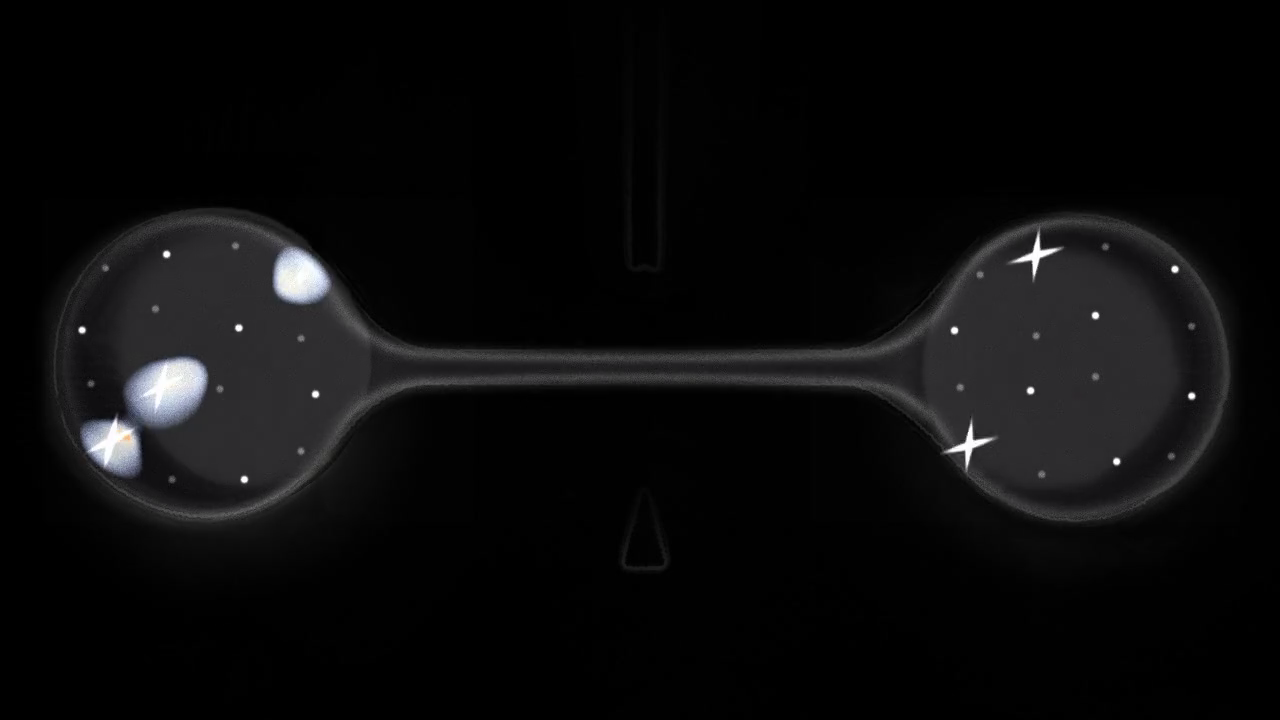
#> input picture frame 20 of video-analyzer/test.mp4, 1280 x 720 px
$ python video-frame-analyzer.py
#> lines starting #> are read from the running program, lines starting #| are printed output that depends on the picture
import cv2
import numpy as np
# import matplotlib.pyplot as plt

# img = cv2.imread('sample-frame.png')
# img = cv2.cvtColor( img, cv2.COLOR_BGR2RGB) #convert it to RGB channel


def main():
    aoes = [[375,400,145,170]] #areas of interest
    # electrodes_data = []

    video_path = "test.mp4"
    cap = cv2.VideoCapture(video_path)

    if not cap.isOpened():
        print("Error: Could not open video.")
        return

    ave_image = np.zeros((10, 10, 3), np.uint8)
    electrodes_values = np.zeros((10,10,3), np.uint8)
    hist = np.zeros((10, 10, 3), np.uint8)
    hist[:] = [0,255,0]

    while True:
        ret, frame = cap.read()
#> frame is the input picture: shape (720, 1280, 3); mean B, G, R 11.7, 11.2, 11.3

        # Loop back to the beginning of the video file when video ends
        if not ret:
            break
            # cap.release()
            # cap = cv2.VideoCapture(video_path)  # Reset to the beginning of the video
            # continue


        for aoe in aoes:
            # crop frame around the AOE
            crop_img = frame[aoe[0]:aoe[1], aoe[2]:aoe[3]] #crop the image

            # get average pixel color
            mean_px = np.mean(crop_img, axis=(0,1)) #calculate the mean of the image
            # electrodes_data.append(mean_px)

            ave_image[:] = mean_px
            electrodes_values = np.concatenate((electrodes_values, ave_image), axis=1)
            hist = np.concatenate((hist, ave_image), axis=1)
            # print(mean_px)

            # Draw a rechtange around the AOE
            frame = cv2.rectangle(frame, (aoe[2], aoe[0]), (aoe[3], aoe[1]), (0, 255, 0), 1)

            cv2.imshow("Frame Activity", ave_image)
            cv2.imshow("Cropped Frame", crop_img)
#> this loop made 1 pass
#> mean_px on pass 1: [238.9, 233, 229.3]
#> pass 1, in main, `crop_img = frame[aoe[0]:aoe[1], aoe[2]:aoe[3]]`:
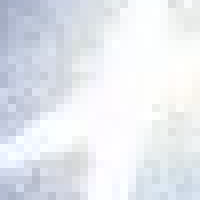
#> crop_img: shape (25, 25, 3) (shown 8 times larger); mean B, G, R 238.9, 233, 229.3
#> pass 1, in main, `cv2.imshow("Cropped Frame", crop_img)`:
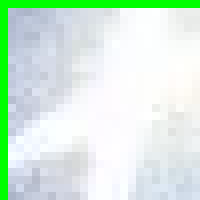
#> window 'Cropped Frame': shape (25, 25, 3) (shown 8 times larger); mean B, G, R 221.2, 236.4, 213.3

        # show all the frames
        cv2.imshow("Video", frame)

        # Press 'q' to exit the loop
        if cv2.waitKey(1) & 0xFF == ord("q"):
#> (key q is pressed here)
            break

    # print(electrodes_data)
    cv2.imshow("Histogram", hist)
    cap.release()

    cv2.waitKey(0)
    cv2.destroyAllWindows()

if __name__ == "__main__":
    main()

# cv2.imshow("Current Frame", img)

# cv2.waitKey(0)
# cv2.destroyAllWindows()

$ run again, starting later in the video
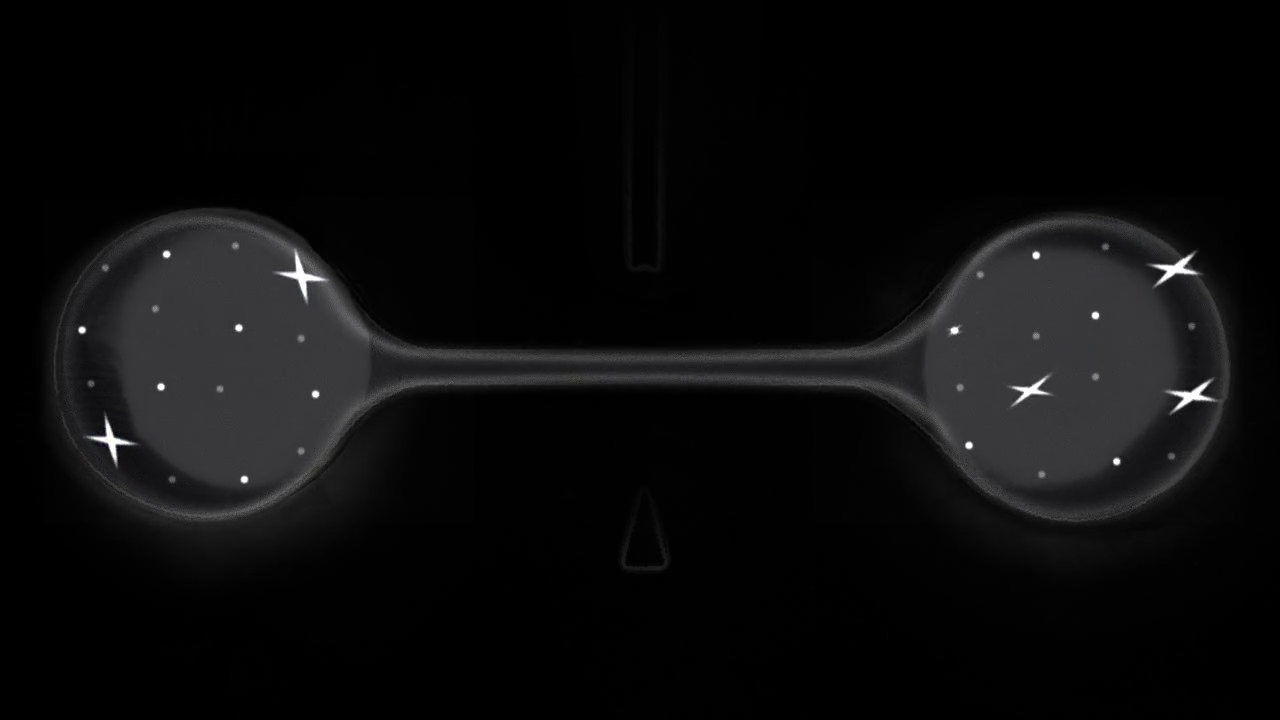
#> input picture frame 93 of video-analyzer/test.mp4, 1280 x 720 px
#> in main, frame is the input picture: shape (720, 1280, 3); mean B, G, R 11.9, 11.6, 11.7
#> the loop in main, `for aoe in aoes:` made 1 pass
#> mean_px on pass 1: [70.79, 68.8, 69.8]
#> pass 1, in main, `crop_img = frame[aoe[0]:aoe[1], aoe[2]:aoe[3]]`:
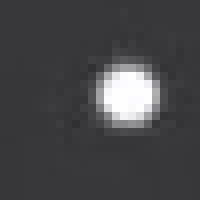
#> crop_img: shape (25, 25, 3) (shown 8 times larger); mean B, G, R 70.8, 68.8, 69.8
#> pass 1, in main, `cv2.imshow("Cropped Frame", crop_img)`:
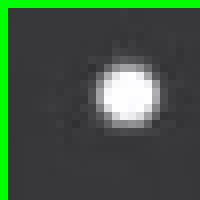
#> window 'Cropped Frame': shape (25, 25, 3) (shown 8 times larger); mean B, G, R 66.4, 84.5, 65.4

$ run again, starting later in the video
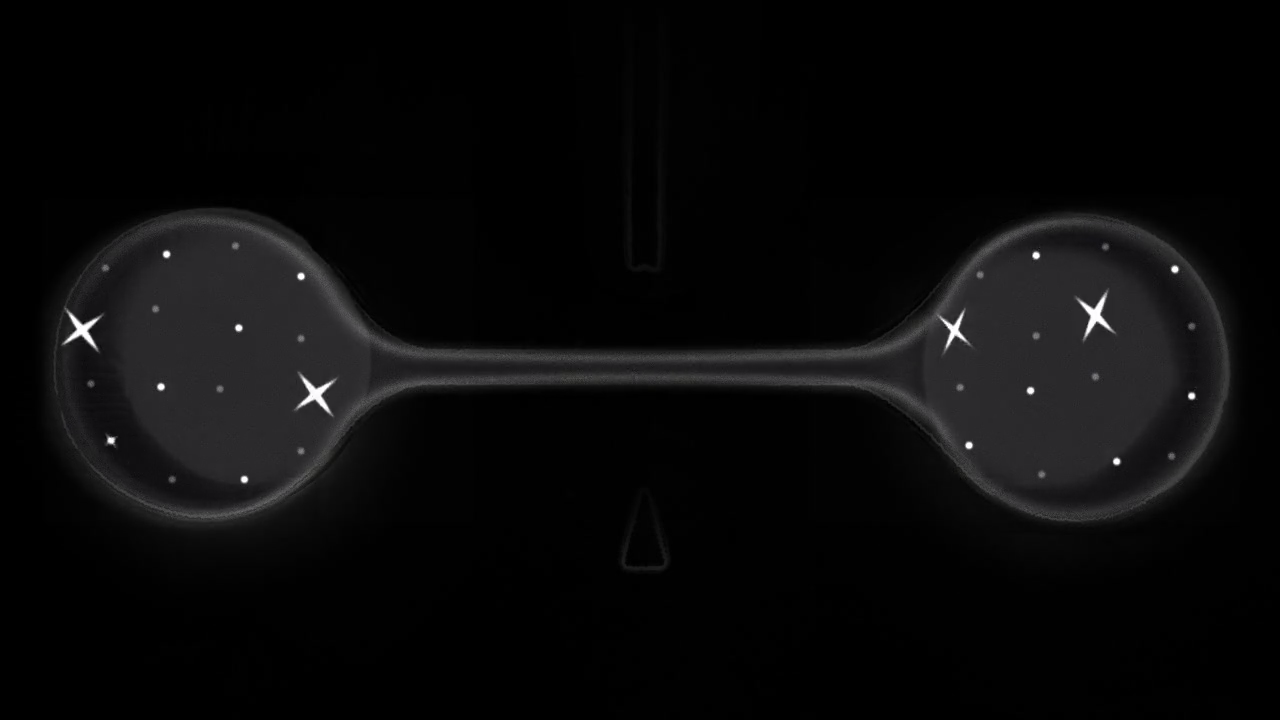
#> input picture frame 166 of video-analyzer/test.mp4, 1280 x 720 px
#> in main, frame is the input picture: shape (720, 1280, 3); mean B, G, R 9.9, 9.5, 9.7
#> the loop in main, `for aoe in aoes:` made 1 pass
#> mean_px on pass 1: [58.41, 56.42, 57.42]
#> pass 1, in main, `crop_img = frame[aoe[0]:aoe[1], aoe[2]:aoe[3]]`:
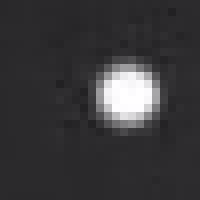
#> crop_img: shape (25, 25, 3) (shown 8 times larger); mean B, G, R 58.4, 56.4, 57.4
#> pass 1, in main, `cv2.imshow("Cropped Frame", crop_img)`:
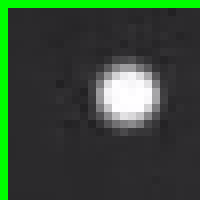
#> window 'Cropped Frame': shape (25, 25, 3) (shown 8 times larger); mean B, G, R 55, 73.2, 54.1
